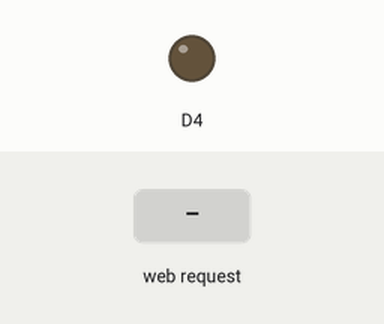
A sketch run on a simulated ESP8266 (NodeMCU). On the bench: output pins drawn as LEDs (lit = HIGH). The test bench sets the inputs (shaded band). WiFi joins after 1.5 s; servers stay silent unless stated; what the sketch prints to the serial monitor is not drawn.

Above: at 3.3 s.
3.4 s: HTTP request GET /myfunc2 received
At 3.9 s:
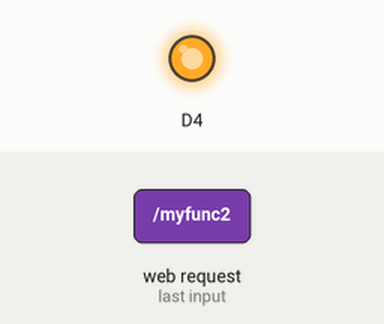
4.9 s: HTTP request GET /myfunc1 received
At 6.3 s:
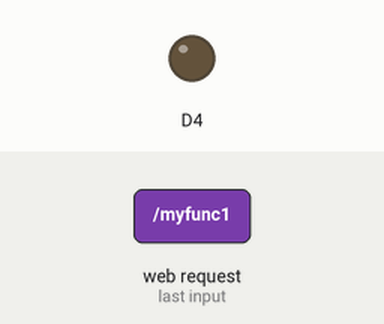
Timing chart, 0 to 7.9 s (numbered marks = the images above; inputs shaded):
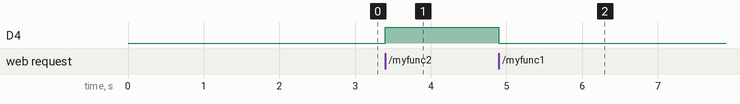

Measured:
- after the input at 3.4 s, D4: LOW → HIGH at once
- after the input at 4.9 s, D4: HIGH → LOW at once

The sketch:

web_led_without_webpage.ino
```cpp
#include<ESP8266WiFi.h>
#include<ESP8266WebServer.h>


const char* ssid = "Pantech- SF";
const char* password = "elearning@2022";
ESP8266WebServer server(80);


void myfunc(){
  server.send(200,"text/html",
  "<!DOCTYPE html>"\
  "<html>\n"\
"<head>\n"\
"<title>LED Control</title>\n"\
"</head>\n"\

"<body>\n"\

"<h2>LED</h2>\n"\
"<p><a href=\"/myfunc1\"><button>ON</button></a><a href=\"/myfunc2\"><button>OFF</button></a></p>"\

"</body>\n"\
"</html>\n"\
  );
}
void myfunc1(){
  digitalWrite(D4,LOW);
  myfunc();
}
void myfunc2(){
  digitalWrite(D4,HIGH);
  myfunc();
}
void setup() {
    Serial.begin(9600);
    delay(100);
    pinMode(D4,OUTPUT);
    //digitalWrite(D4,LOW);
    Serial.println("connecting to");
    Serial.println(ssid);
    WiFi.begin(ssid,password);
    while(WiFi.status()!=WL_CONNECTED){
      delay(1000);
      Serial.print(".");
    }
    Serial.println("");
    Serial.println("WiFi connected..!");
    Serial.print("Got ip:");
    Serial.println(WiFi.localIP());

    server.on("/",myfunc);
    server.on("/myfunc1",myfunc1);
    server.on("/myfunc2",myfunc2);
    server.begin();
    Serial.println("http started");


}

void loop() {
  server.handleClient();

}
```
